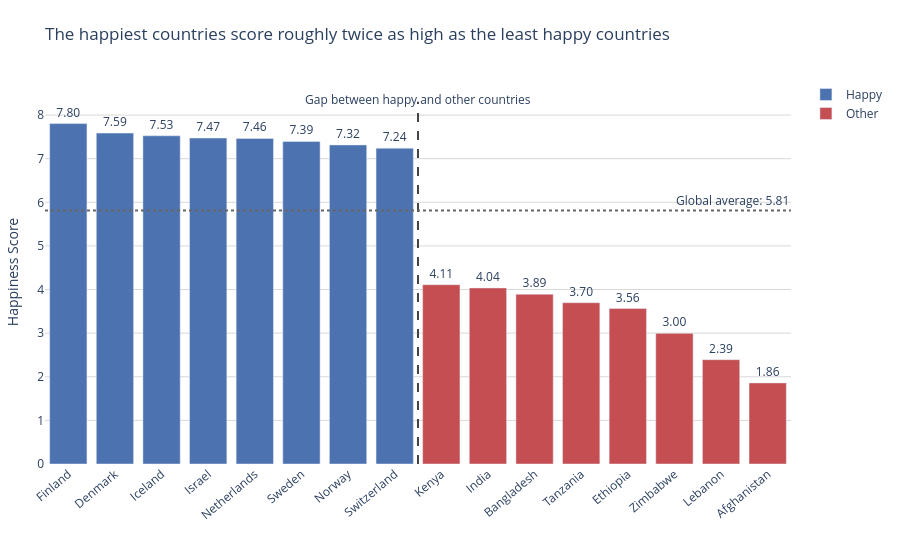

Write notebook code for a chart like this one.
### Markdown cell above
---
## Task 2 - Bottom vs. Top: A Contrast Story

**What to build:** A bar chart that highlights the **gap between the happiest and least happy countries**, focusing on a specific insight.

**Requirements:**
- Show the **top 8 AND bottom 8 countries** together (16 bars total)
- Use **colour** to distinguish the two groups (not Plotly's default rainbow)
- Add a **visual separator or annotation** that emphasises the gap
- Insight title that tells the story of the gap

**Hint:** Use `pd.concat([df.nlargest(8,'Happiness_Score'), df.nsmallest(8,'Happiness_Score')])` to get both groups.

**Stretch goal:** Add a vertical reference line showing the global average.

### Code cell
# Task 2: Top 8 vs. Bottom 8 contrast
# ------------------------------------

# Step 1: Get top and bottom countries
top8 = df.nlargest(8, 'Happiness_Score').copy()
top8['Group'] = 'Happy'
bottom8 = df.nsmallest(8, 'Happiness_Score').sort_values('Happiness_Score', ascending=False).copy()
bottom8['Group'] = 'Other'

combined = pd.concat([top8, bottom8]).reset_index(drop=True)
global_avg = df['Happiness_Score'].mean()
print(f"Global average: {global_avg:.2f}")

# Step 2: Build your chart
fig2 = px.bar(
    combined,
    x='Country',
    y='Happiness_Score',
    color='Group',
    color_discrete_map={'Happy': '#4c72b0', 'Other': '#c44e52'},
    text='Happiness_Score'
)

fig2.update_traces(texttemplate='%{text:.2f}', textposition='outside')
fig2.update_layout(
    title='The happiest countries score roughly twice as high as the least happy countries',
    xaxis_title='',
    yaxis_title='Happiness Score',
    plot_bgcolor='white',
    paper_bgcolor='white',
    font=dict(size=12),
    legend_title='',
    margin=dict(l=20, r=20, t=80, b=80)
)

fig2.update_yaxes(range=[0, combined['Happiness_Score'].max() + 1], gridcolor='#d9d9d9', zeroline=True)
fig2.update_xaxes(tickangle=-40)
fig2.add_shape(
    type='line',
    x0=7.5,
    x1=7.5,
    y0=0,
    y1=combined['Happiness_Score'].max() + 0.5,
    line=dict(color='#444444', width=2, dash='dash')
)
fig2.add_annotation(
    x=7.5,
    y=combined['Happiness_Score'].max() + 0.55,
    text='Gap between happy and other countries',
    showarrow=False
)
fig2.add_hline(
    y=global_avg,
    line_dash='dot',
    line_color='#666666',
    annotation_text=f'Global average: {global_avg:.2f}',
    annotation_position='top right'
)

fig2.show()

### Figure 1 — Plotly figure (JSON) as saved in the notebook; plotly's stock layout.template omitted (floating-point values rounded to 4 significant figures)
{"data": [{"hovertemplate": "Group=Happy<br>Country=%{x}<br>Happiness_Score=%{text}<extra></extra>", "legendgroup": "Happy", "marker": {"color": "#4c72b0", "pattern": {"shape": ""}}, "name": "Happy", "orientation": "v", "showlegend": true, "text": [7.804, 7.586, 7.525, 7.473, 7.464, 7.395, 7.315, 7.24], "textposition": "outside", "texttemplate": "%{text:.2f}", "type": "bar", "x": ["Finland", "Denmark", "Iceland", "Israel", "Netherlands", "Sweden", "Norway", "Switzerland"], "xaxis": "x", "y": [7.804, 7.586, 7.525, 7.473, 7.464, 7.395, 7.315, 7.24], "yaxis": "y"}, {"hovertemplate": "Group=Other<br>Country=%{x}<br>Happiness_Score=%{text}<extra></extra>", "legendgroup": "Other", "marker": {"color": "#c44e52", "pattern": {"shape": ""}}, "name": "Other", "orientation": "v", "showlegend": true, "text": [4.112, 4.036, 3.892, 3.698, 3.564, 2.995, 2.392, 1.859], "textposition": "outside", "texttemplate": "%{text:.2f}", "type": "bar", "x": ["Kenya", "India", "Bangladesh", "Tanzania", "Ethiopia", "Zimbabwe", "Lebanon", "Afghanistan"], "xaxis": "x", "y": [4.112, 4.036, 3.892, 3.698, 3.564, 2.995, 2.392, 1.859], "yaxis": "y"}], "layout": {"annotations": [{"showarrow": false, "text": "Gap between happy and other countries", "x": 7.5, "y": 8.354}, {"showarrow": false, "text": "Global average: 5.81", "x": 1, "xanchor": "right", "xref": "x domain", "y": 5.811, "yanchor": "bottom", "yref": "y"}], "barmode": "relative", "font": {"size": 12}, "legend": {"title": {"text": ""}, "tracegroupgap": 0}, "margin": {"b": 80, "l": 20, "r": 20, "t": 80}, "paper_bgcolor": "white", "plot_bgcolor": "white", "shapes": [{"line": {"color": "#444444", "dash": "dash", "width": 2}, "type": "line", "x0": 7.5, "x1": 7.5, "y0": 0, "y1": 8.304}, {"line": {"color": "#666666", "dash": "dot"}, "type": "line", "x0": 0, "x1": 1, "xref": "x domain", "y0": 5.811, "y1": 5.811, "yref": "y"}], "title": {"text": "The happiest countries score roughly twice as high as the least happy countries"}, "xaxis": {"anchor": "y", "domain": [0, 1], "tickangle": -40, "title": {"text": ""}}, "yaxis": {"anchor": "x", "domain": [0, 1], "gridcolor": "#d9d9d9", "range": [0, 8.804], "title": {"text": "Happiness Score"}, "zeroline": true}}}
